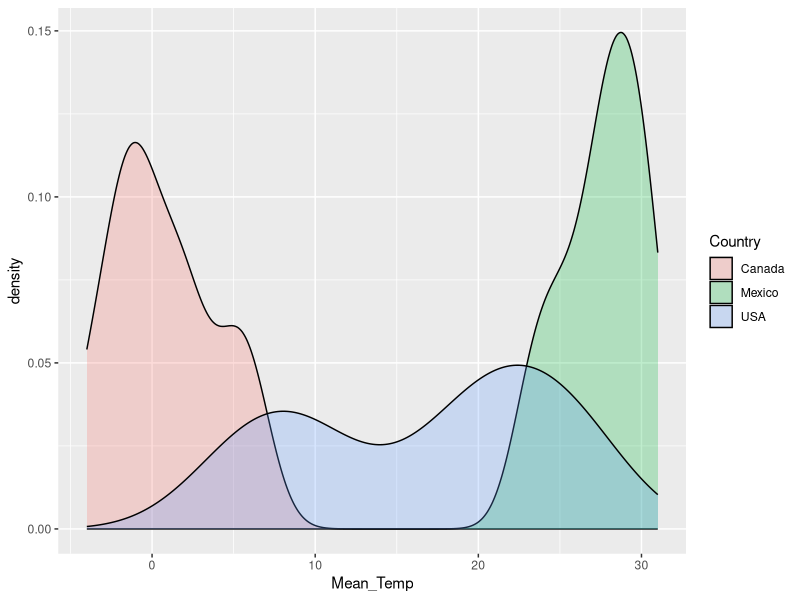
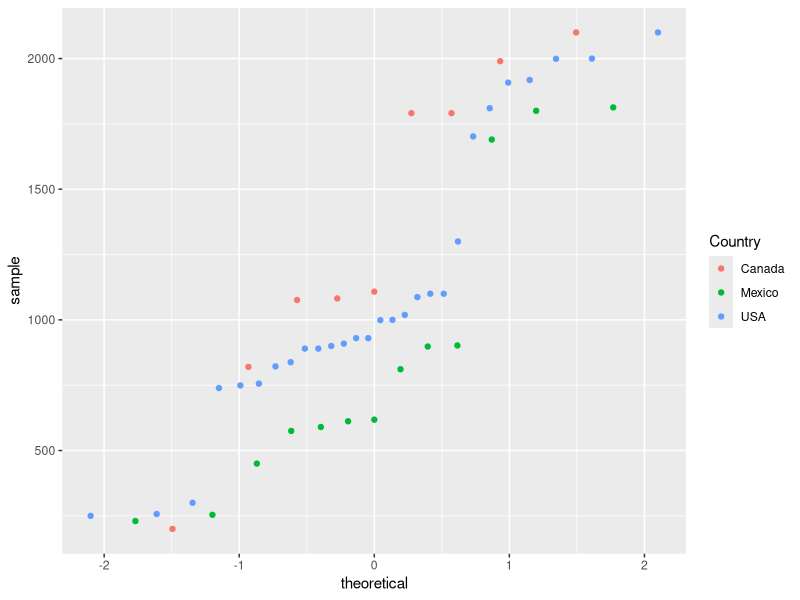
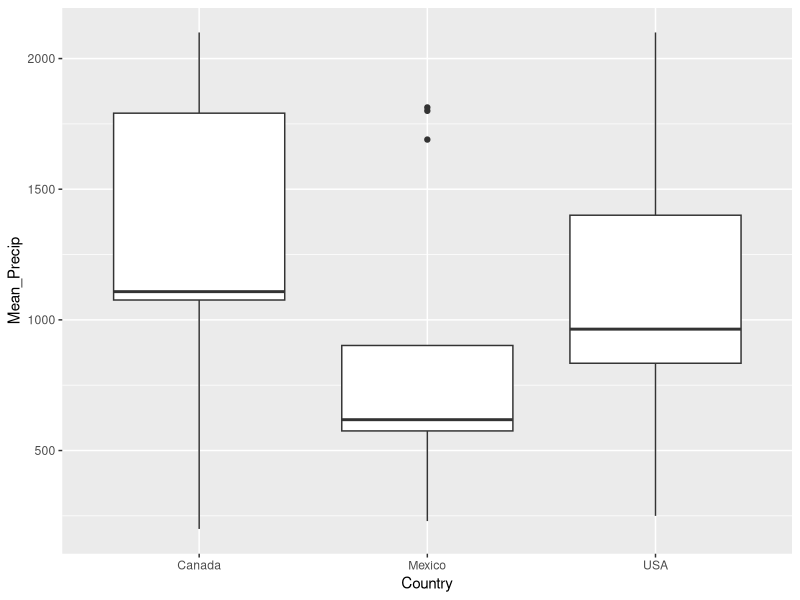
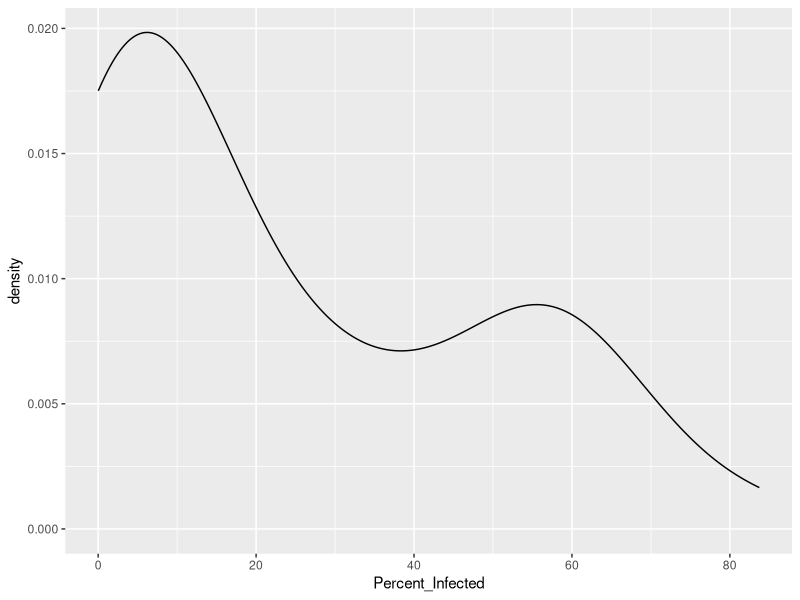
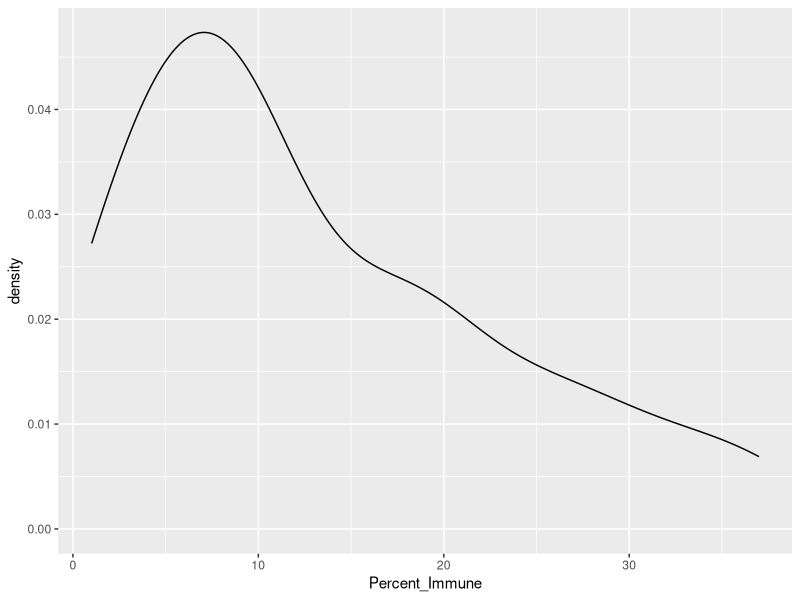
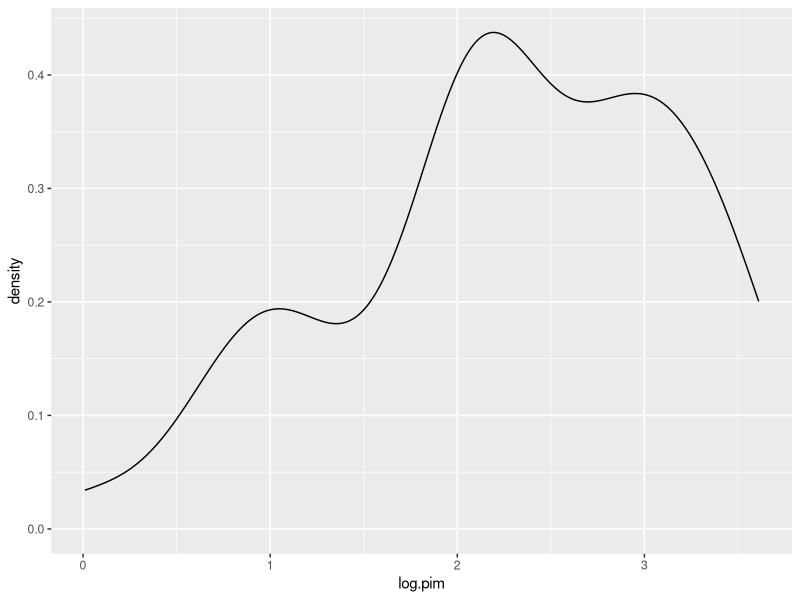
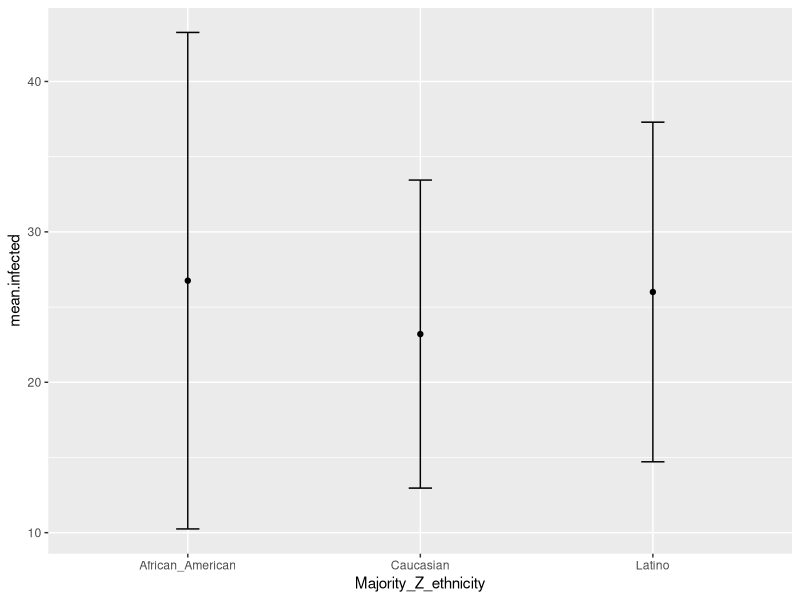
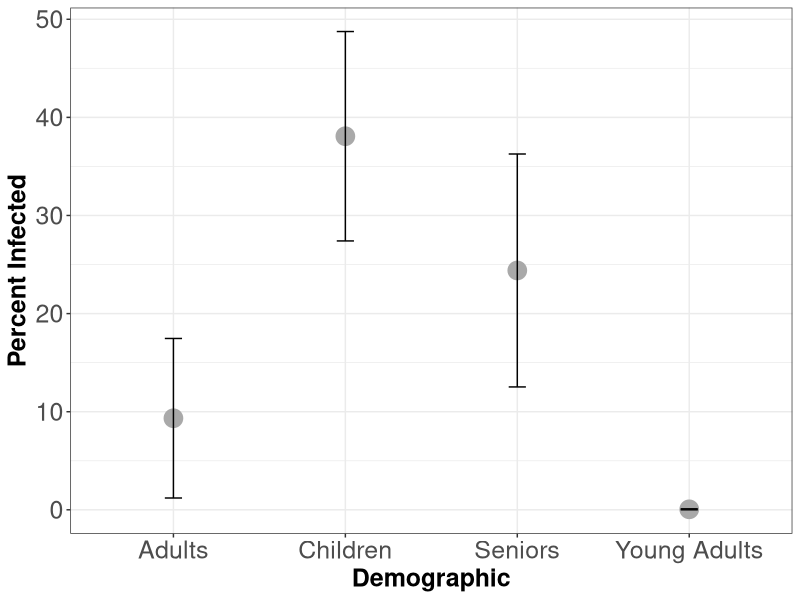

The R source for these figures, in order:
## ---- chunk 1
#A) 
setwd("/Users/israel/Desktop/Bio170Labs/Lab06- ANOVA")
library (tidyverse)
#B) 
Zombie <- read.csv("Zombie.csv")
#C) 

#D) 
str (Zombie)
## ---- chunk 2
#A) 
ggplot (Zombie, aes (Mean_Temp, fill=Country)) + geom_density(alpha=0.25)
ggplot (Zombie, aes (sample=Mean_Precip, color=Country)) + geom_qq()
ggplot (Zombie, aes (y=Mean_Precip, x=Country)) + geom_boxplot ()

#B) 

#C) 
ggplot (Zombie, aes (Percent_Infected)) + geom_density()
Zombie$log.pi= log (Zombie$Percent_Infected)
shapiro.test(Zombie$Percent_Infected)
shapiro.test(Zombie$log.pi)

ggplot (Zombie, aes (Percent_Immune)) + geom_density()
Zombie$log.pim<- log (Zombie$Percent_Immune)
ggplot (Zombie, aes (log.pim)) + geom_density()
shapiro.test(Zombie$log.pim)

#D) 
## ---- chunk 3
zstar<- qnorm(.975)
zombie.summary<- Zombie %>% group_by(Majority_Z_ethnicity) %>% 
                  summarize (mean.infected= mean(Percent_Infected), 
                            se.infected = sd (Percent_Infected/ sqrt(n()))) %>% 
                  mutate (upper.95=  mean.infected + (se.infected * zstar), 
                          lower.95=  mean.infected - (se.infected * zstar))
zombie.summary

ggplot (zombie.summary, aes (x=Majority_Z_ethnicity, y=mean.infected)) + geom_point() + 
  geom_errorbar(aes(ymin=lower.95, ymax=upper.95), width=0.1)

zombie.summary2<- Zombie %>% group_by(deomographic) %>% 
                  summarize (mean.infected= mean(Percent_Infected), 
                            se.infected = sd (Percent_Infected/ sqrt(n()))) %>% 
                  mutate (upper.95=  mean.infected + (se.infected * zstar), 
                          lower.95=  mean.infected - (se.infected * zstar))
zombie.summary2

ggplot (zombie.summary2, aes (x=deomographic, y=mean.infected)) + 
  geom_point(size=6, color="darkgrey") + xlab("Demographic")+ ylab("Percent Infected") +
  geom_errorbar(aes(ymin=lower.95, ymax=upper.95), width=0.1) + theme_bw() +
    theme (axis.text=element_text (size=18), 
         axis.title=element_text (size=18, face="bold") )
## ---- chunk 4
#A) 
zombie.aov<- aov(Percent_Infected ~ Majority_Z_ethnicity, data=Zombie)
summary (zombie.aov)

zombie.aov2<- aov(Percent_Infected ~ deomographic, data=Zombie)
summary (zombie.aov2)

#B) 
TukeyHSD (zombie.aov2)
#C) 
plot (TukeyHSD (zombie.aov2))

#D) 
## ---- chunk 5
kruskal.test(Mean_Temp~Zombie_Behavior  ,data=Zombie)
ggplot (Zombie, aes (x=Zombie_Behavior, y=Mean_Temp)) + geom_boxplot()
